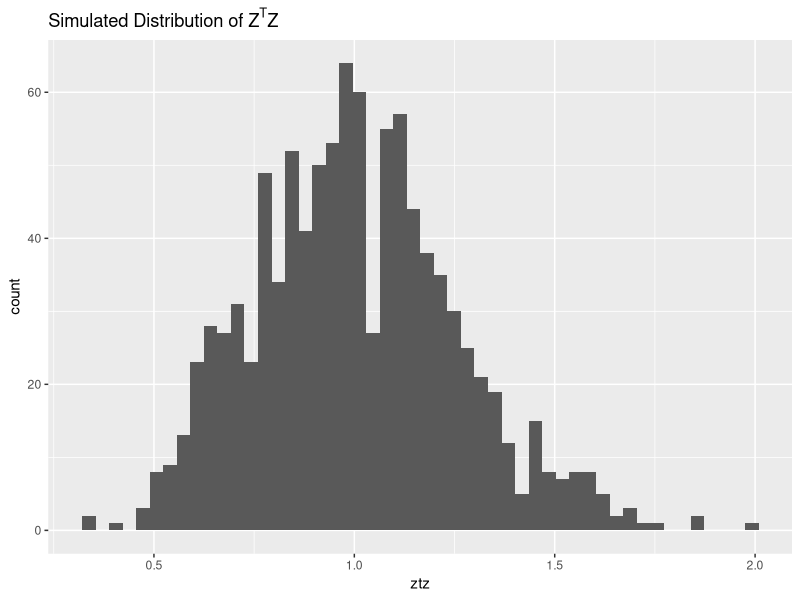

Recreate this plot in R. (Note: a time limit stopped this script after it produced the figure.)
## ---- chunk 1
library(mvtnorm)
library(ggplot2)
## ---- chunk 2
# define function to run simulation
sim <- function(y, # constant N/P ratio
                P, # number of columns of X
                sig2, # sigma^2: variance of E_{ij}
                delta, # delta: variance of f_j = delta*sigma^2
                r2,  # r^2
                densityplot_eigen=FALSE,
                histogram_ztz=FALSE){

N <- y*P
target <- r2/(sig2*(1/delta+r2))

# generate data
X <- matrix(data=c(rnorm(N*P, mean=0, sd=1/sqrt(P))), ncol=P, nrow=N)
Xt <- X%*%t(X) # N x N matrix
d <- eigen(Xt)$values
if(densityplot_eigen==TRUE){
    fig1 <- ggplot()+
      geom_density(aes(x=d))+
      geom_jitter(aes(d,0), height = 0.01)+
      ggtitle(expression(paste("Density of eigenvalues ",d[i])))
    print(fig1)
}
  
cond1m <- function(k,d){return(sum(1/(k-d)))} # first moment condition
loss1m <- function(k){return((cond1m(k,d)-target)^2)}
kstar <- optimize(f=loss1m, 
                   interval=c(d[1]+1/target,d[1]+N/target)
                   # min: d1+1/target (when d1 dominates others)
                   # max: d1+N/target (when d1=...=dN)
)$minimum
varztz <- 2*(sig2*(1/delta+r2))^2*sum(1/(kstar-d)^2)

# generate z from dist
z <- rmvnorm(n=1000, 
        mean=rep(0,N),
        sigma=sig2*(1/delta+r2)*solve((kstar*diag(N)-Xt))
)
ztz <- rowSums(z^2)

if(histogram_ztz==TRUE){
  fig2 <- ggplot()+geom_histogram(aes(x=ztz), bins=50)+
    ggtitle(expression(paste("Simulated Distribution of ", Z^T, Z)))
  print(fig2)
}

df.result <- 
  data.frame(theoretical.mean = r2, # theoretical mean and variance of the norm of simulated vectors Z
           theoretical.var = varztz,
           simulated.mean = mean(ztz), # mean and variance 
           simulated.var = sd(ztz)^2)
return(df.result)
}

## ---- chunk 3
df.sim <- data.frame(P=c(100,200,500,1000,2000,5000,10000),
                     theoretical.mean = 0,
                     theoretical.var = 0,
                     simulated.mean = 0,
                     simulated.var = 0
                     )

for (i in 1:nrow(df.sim)){
  df.sim[i,2:5] <- sim(y = 0.3,  P = df.sim$P[i],    sig2 = 1,   delta = 1,   r2 = 1,
                       histogram_ztz=((i==1) + (i==nrow(df.sim))))
}
## ---- chunk 4
ggplot(data=df.sim)+
  geom_point(aes(x=P, y=simulated.var, col="simulated variance"))+
  geom_line(aes(x=P, y=simulated.var, col="simulated variance"))+
  geom_point(aes(x=P, y=theoretical.var, col="theoretical variance"))+
  geom_line(aes(x=P, y=theoretical.var, col="theoretical variance"))+
  scale_x_log10()+
  scale_y_log10()+
  ylab('variance')

print(df.sim)
